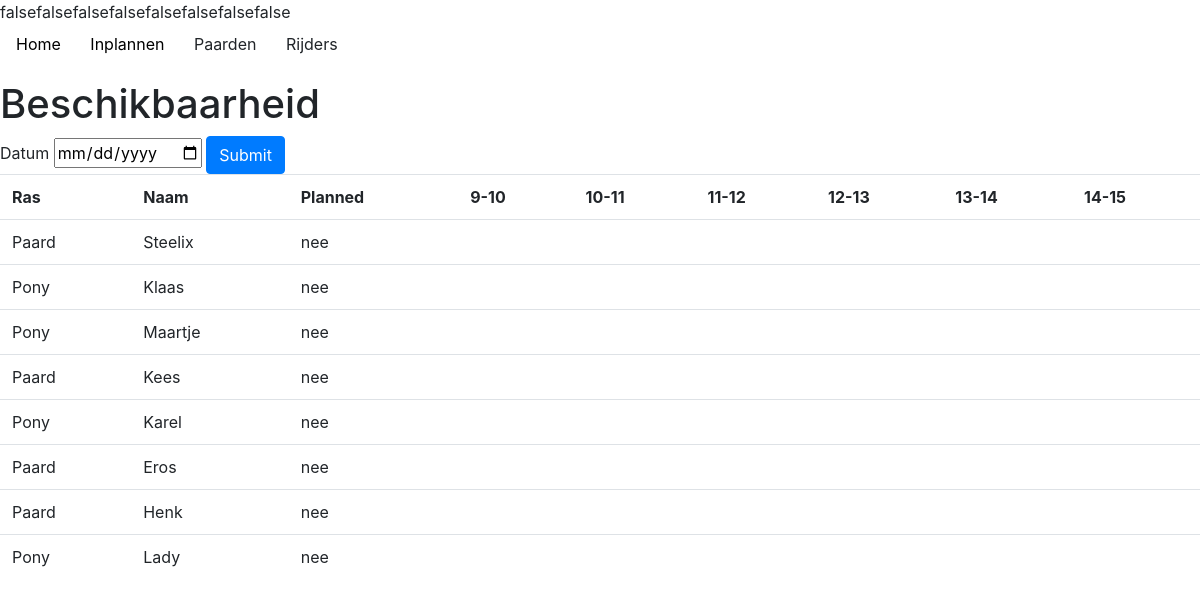
The app's page /horse/availability with its own data.
### tables this page shows
CREATE TABLE `horses` (
  `HorseID` int(11) NOT NULL,
  `type` text NOT NULL,
  `HorseName` text NOT NULL,
  `ras` text NOT NULL,
  `schofthoogte` float NOT NULL
);

### model/HorseModel.php (called while the page is built, shortened)
<?php
function getAllHorses(){
    $db = openDatabaseConnection();
    $sql = "SELECT * FROM `horses`";
    $query = $db->prepare($sql);
    $query->execute();
    return $query->fetchAll();
}
function horsePlanned($id, $date){
    try{
        $db = openDatabaseConnection();
        $sql = "SELECT TIME_FORMAT(start_time, '%H:%i') start_time, TIME_FORMAT(end_time, '%H:%i') end_time, Horse_id, Date
FROM planning
  WHERE Horse_id=:horseid AND Date=:date";
        $query = $db->prepare($sql);
        $query->bindParam(":horseid", $id);
        $query->bindParam(":date", $date);
        $query->execute();
        return $query->fetchAll();
    }
    catch (PDOException $e){
        return false;
    }
}
?>

### public/index.php (called while the page is built, shortened)
<?php
route();

### core/core.php (called while the page is built, shortened)
<?php
function render($filename, $data = null)
{
	require(ROOT . 'view/templates/header.php');
	require(ROOT . 'view/' . $filename . '.php');
	require(ROOT . 'view/templates/footer.php');
}

### view/horse/availability.php (the view, shortened to what this page needs)
<h1>Beschikbaarheid</h1>
<form action="<?= URL ?>horse/availability" method="post">
    <div class="form-group">
        <label for="rider">Datum</label>
        <input type="date" name="date" class="form">
        <input type="submit" class="btn btn-primary">
    </div>
</form>
<table class="table">
    <tr>
        <th>Ras</th>
        <th>Naam</th>
        <th>Planned</th>
        <th>9-10</th>
        <th>10-11</th>
        <th>11-12</th>
        <th>12-13</th>
        <th>13-14</th>
        <th>14-15</th>
    </tr>
    <?php
$i = 0;
    foreach ($data["horse"] as $horse) {
        echo '<tr><td>'.$horse["type"].'</td><td>'.$horse["HorseName"].'</td><td>'. $data["boolean"][$i].'</td><td></td><td></td><td></td><td></td><td></td><td></td></tr>';
        $i++;
    }
    ?>
</table>

### controller/HorseController.php (shortened to what this page needs)
<?php
require(ROOT . "model/HorseModel.php");
function availability(){
    $horses = getAllHorses();
    $date = null;
    $horsecheck = array(
    );
    if(isset($_POST["date"])){
        $date = date($_POST["date"]);
    }
    else{
        $date = date('Y/m/d');
    }
    foreach($horses as $horse){
        if(horsePlanned($horse["HorseID"], $date)){
            echo "true";
            array_push($horsecheck,  "ja");
        }
        else{
            echo "false";
            array_push($horsecheck, "nee");
        }
    }
    render("horse/availability", array(
        'boolean' => $horsecheck,
        'horse' => $horses
    ));
}

### public/css/style.css (style rules this page uses)
form, form > div, div#dateWrapper { display: inline; }

### records on screen
horses: type "Pony", HorseName "Klaas", boolean "nee"
horses: type "Pony", HorseName "Maartje", boolean "nee"
horses: type "Paard", HorseName "Kees", boolean "nee"
horses: type "Pony", HorseName "Karel", boolean "nee"
horses: type "Paard", HorseName "Eros", boolean "nee"
horses: type "Paard", HorseName "Henk", boolean "nee"
horses: type "Pony", HorseName "Lady", boolean "nee"
horses: type "Paard", HorseName "Steelix", boolean "nee"
